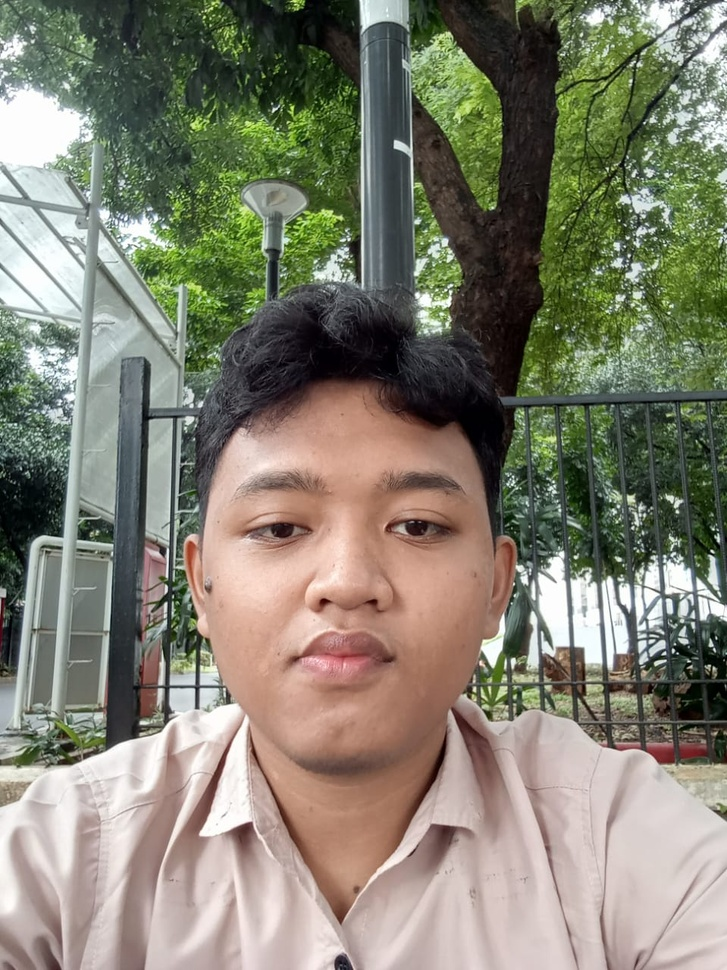
#> input picture Pengolahan Citra/risky.jpg, 727 x 970 px, shrunk from 959 x 1280 before the run
$ python latihan41.py
#> lines starting #> are read from the running program, lines starting #| are printed output that depends on the picture; after the words box and inside, x2 and y2 are one past the last pixel; in counts of white or black regions, pixels touching at a corner belong together
from PIL import Image
import matplotlib.pyplot as plt

def gray_to_binary(gray_image, threshold):
    # Konversi citra grayscale ke citra biner menggunakan thresholding
    binary_image = gray_image.point(lambda x: 0 if x < threshold else 255, 'L')
    return binary_image

def display_image_and_histogram(image_path, threshold):
    # Baca citra grayscale menggunakan Pillow
#> called with image_path = 'risky.jpg', threshold = 128
    gray_image = Image.open(image_path).convert('L')
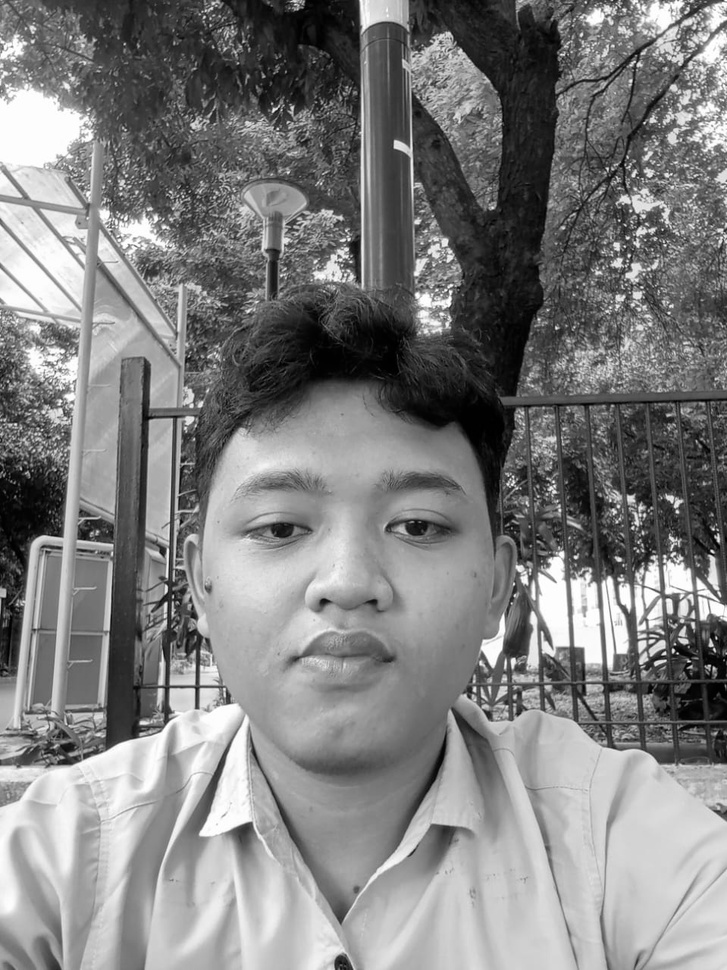
#> gray_image: PIL image 727x970 L; min 0, max 255, mean 127.5

    # Konversi citra grayscale ke citra biner
    binary_image = gray_to_binary(gray_image, threshold)
#> in gray_to_binary, `binary_image = gray_image.point(lambda x: 0 if x < threshold else 255,..`:
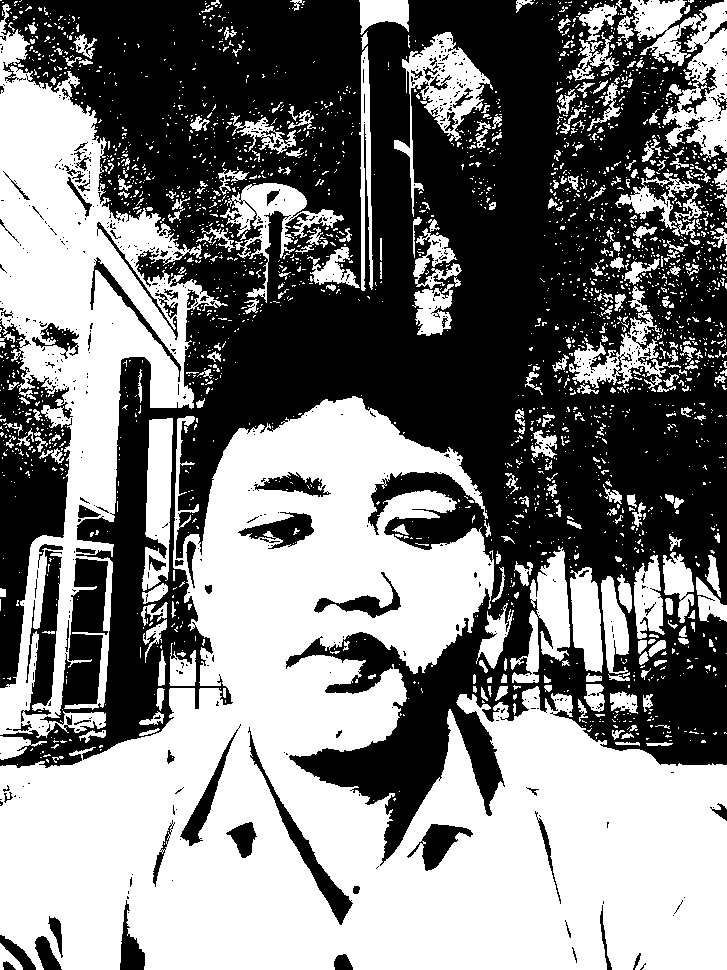
#> binary_image: PIL image 727x970 L; 49.5% white; 2462 white regions (2170 under 20 px), largest, box (x1, y1, x2, y2) and area: (0, 396, 727, 970) 219421, (0, 4, 228, 738) 55903, (630, 0, 727, 161) 7273

    # Tampilkan citra biner
    plt.figure(figsize=(8, 4))
    plt.subplot(1, 2, 1)
    plt.imshow(binary_image, cmap='gray',vmin=0,vmax=255)
    plt.axis('off')
    plt.title('Citra Biner')

    # Hitung histogram citra biner
    histogram = binary_image.histogram()
#> histogram = 256 values, max 356319 at index 0, min 0 at index 1, mean 2754.6

    # Plot histogram
    plt.subplot(1, 2, 2)
    plt.hist(histogram, bins=256, range=(0, 256), color='gray', alpha=0.7)
    plt.xlabel('Intensitas Pixel')
    plt.ylabel('Frekuensi')
    plt.title('Histogram Citra Biner')
    plt.grid(True)

    plt.tight_layout()
    plt.show()
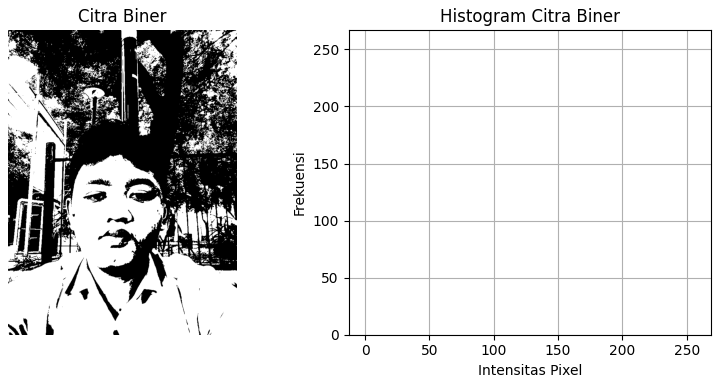
#> figure drawn by matplotlib, 2 panels; panel 2: tallest bar 254 high, from x = 0 to 1

def main():
    # Lokasi citra grayscale yang ingin dibaca
    image_path = 'risky.jpg'
    # Threshold untuk konversi ke citra biner (sesuaikan sesuai kebutuhan)
    threshold = 128  # Contoh nilai threshold

    # Tampilkan citra biner dan histogram
    display_image_and_histogram(image_path, threshold)

if __name__ == "__main__":
    main()

$ run again, with Pengolahan Citra/ky.jpg copied over Pengolahan Citra/risky.jpg
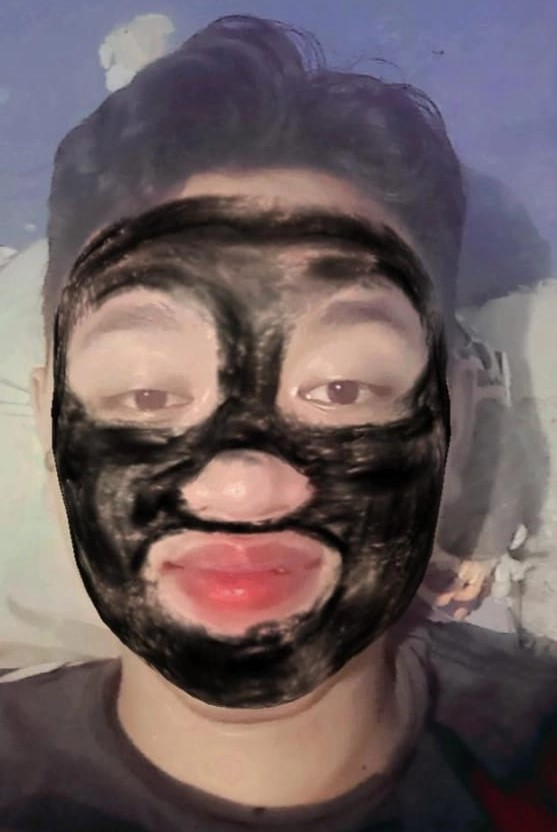
#> input picture Pengolahan Citra/ky.jpg, 557 x 832 px
#> in gray_to_binary, `binary_image = gray_image.point(lambda x: 0 if x < threshold else 255,..`:
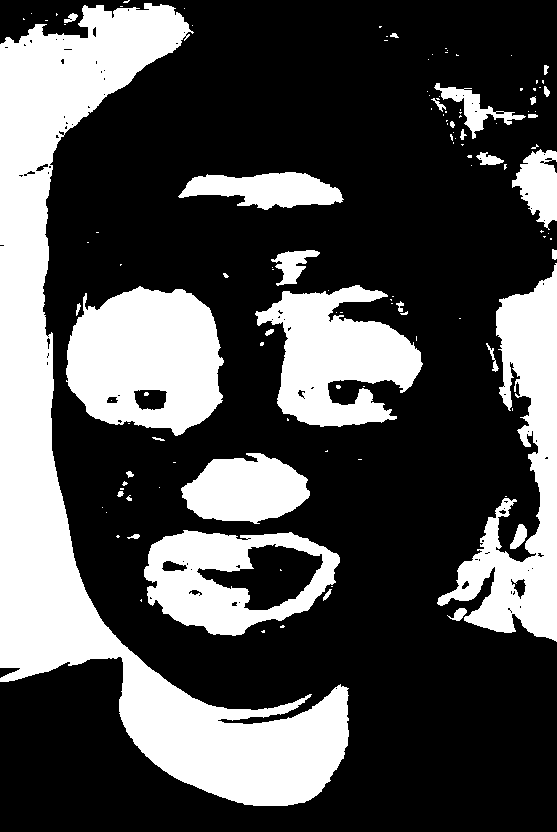
#> binary_image: PIL image 557x832 L; 31.3% white; 123 white regions (90 under 20 px), largest, box (x1, y1, x2, y2) and area: (0, 3, 349, 806) 68957, (66, 286, 224, 436) 17638, (437, 263, 557, 642) 17370
#> histogram = 256 values, max 318519 at index 0, min 0 at index 1, mean 1810.2
#> in display_image_and_histogram, `plt.show()`:
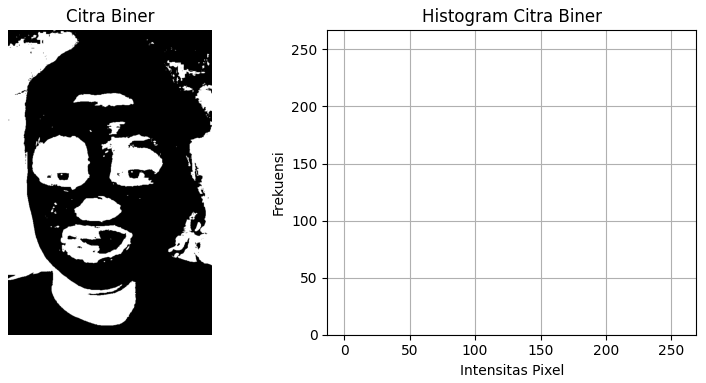
#> figure drawn by matplotlib, 2 panels; panel 2: tallest bar 254 high, from x = 0 to 1

$ run again, with Pengolahan Citra/ky2.jpg copied over Pengolahan Citra/risky.jpg
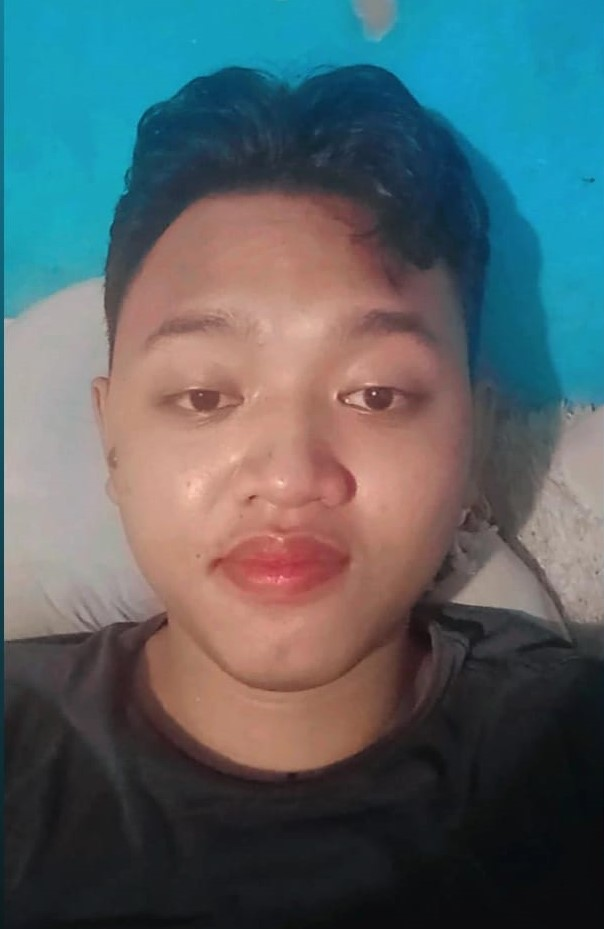
#> input picture Pengolahan Citra/ky2.jpg, 604 x 929 px
#> in gray_to_binary, `binary_image = gray_image.point(lambda x: 0 if x < threshold else 255,..`:
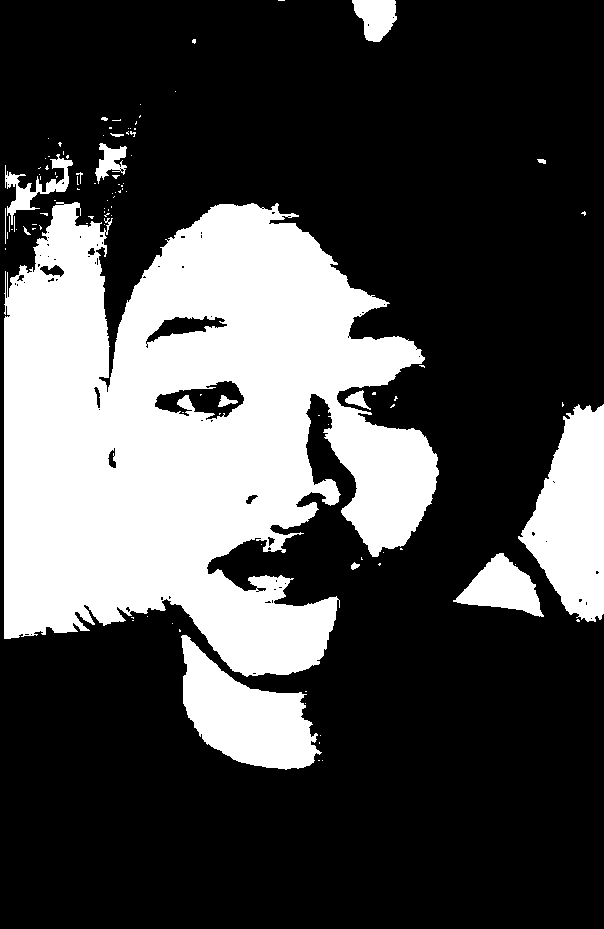
#> binary_image: PIL image 604x929 L; 29.4% white; 106 white regions (90 under 20 px), largest, box (x1, y1, x2, y2) and area: (4, 202, 439, 677) 135707, (518, 404, 604, 622) 11858, (181, 635, 322, 770) 9962
#> histogram = 256 values, max 396418 at index 0, min 0 at index 1, mean 2191.9
#> in display_image_and_histogram, `plt.show()`:
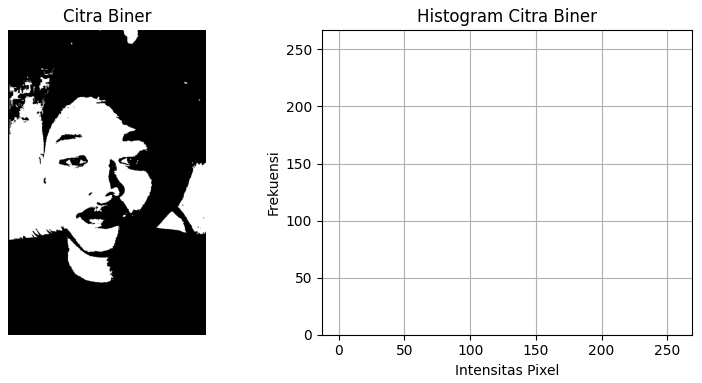
#> figure drawn by matplotlib, 2 panels; panel 2: tallest bar 254 high, from x = 0 to 1

$ run again, with Pengolahan Citra/w.jpg copied over Pengolahan Citra/risky.jpg
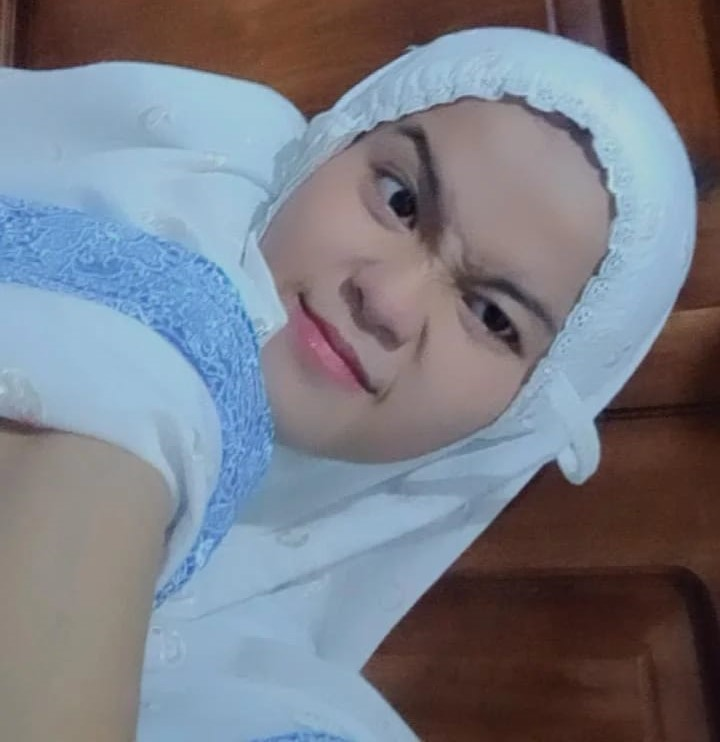
#> input picture Pengolahan Citra/w.jpg, 720 x 742 px
#> in gray_to_binary, `binary_image = gray_image.point(lambda x: 0 if x < threshold else 255,..`:
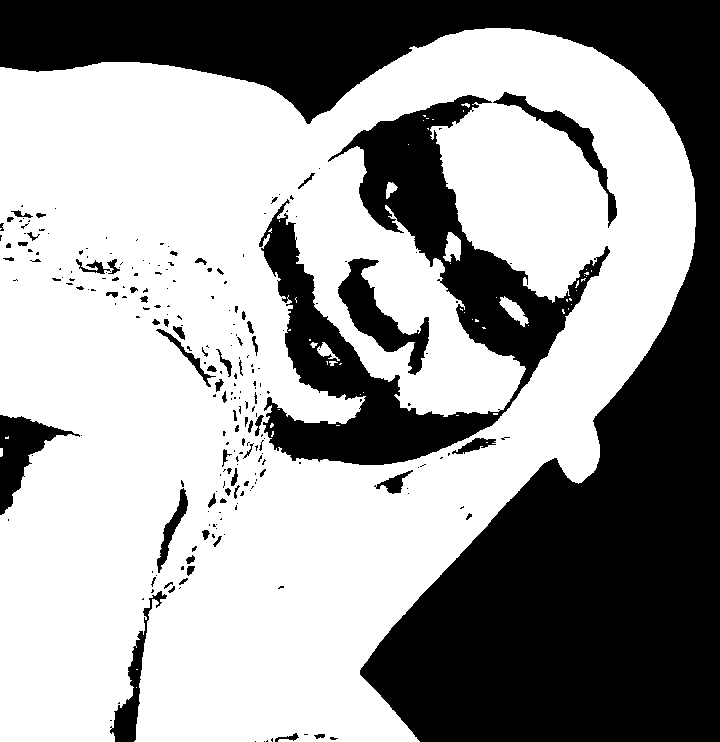
#> binary_image: PIL image 720x742 L; 62% white; 244 black regions (179 under 20 px), largest, box (x1, y1, x2, y2) and area: (0, 0, 720, 742) 149628, (259, 95, 610, 465) 38383, (338, 258, 429, 375) 3478
#> histogram = 256 values, max 330972 at index 255, min 0 at index 1, mean 2086.9
#> in display_image_and_histogram, `plt.show()`:
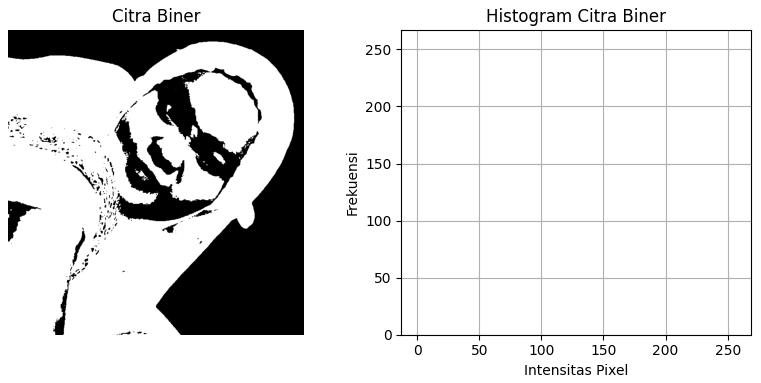
#> figure drawn by matplotlib, 2 panels; panel 2: tallest bar 254 high, from x = 0 to 1
